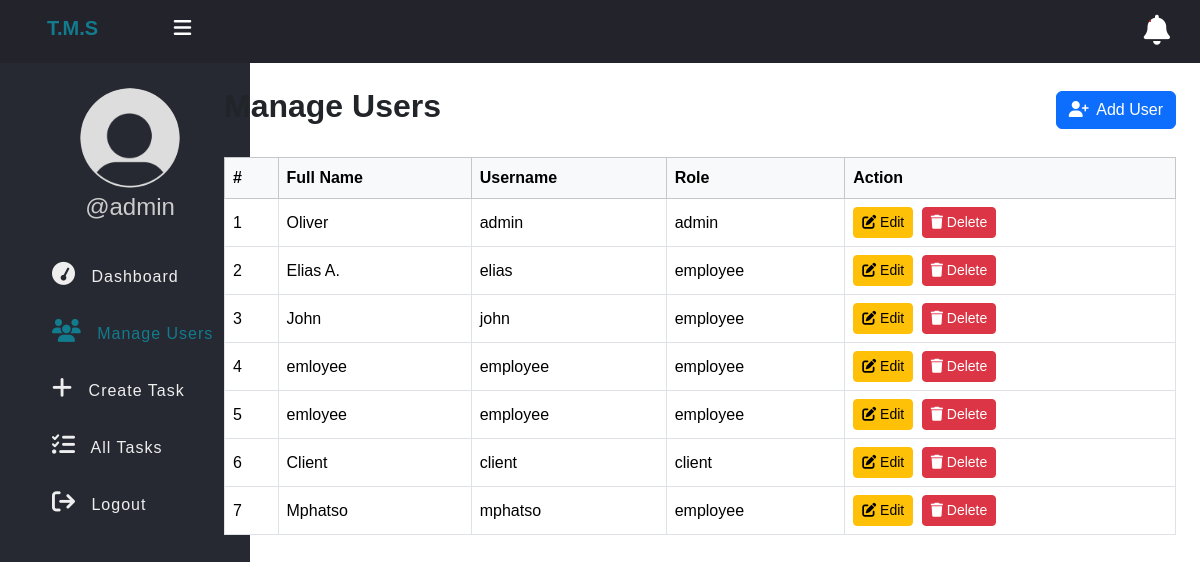
Page /user.php (signed in) on the earlier database version.
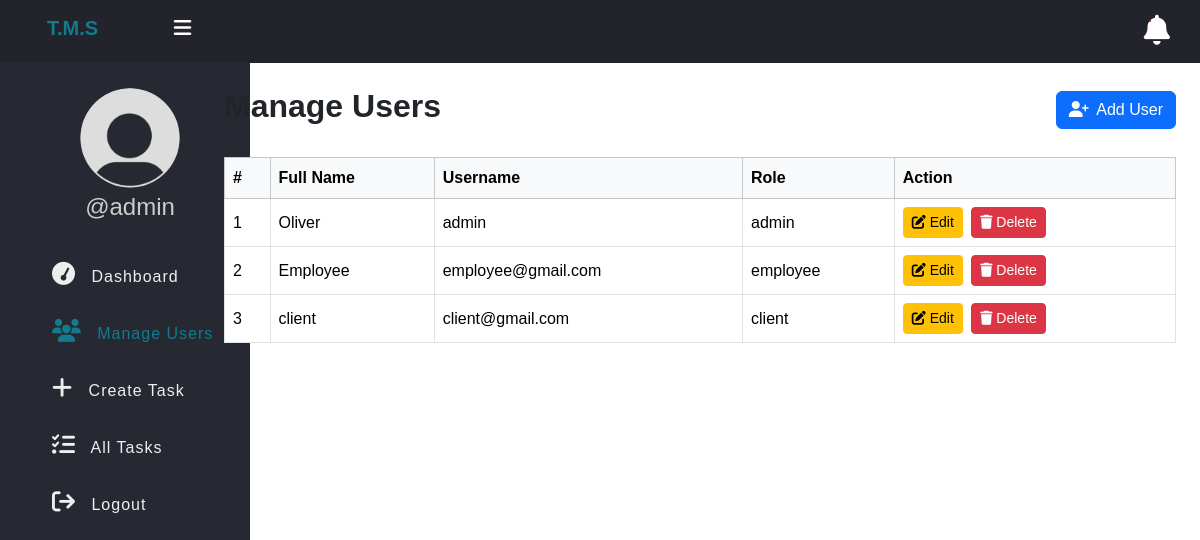
Same page on the later database version.
### tables this page shows
CREATE TABLE `users` (
  `id` int(11) NOT NULL,
  `full_name` varchar(50) NOT NULL,
  `username` varchar(50) NOT NULL,
  `password` varchar(255) NOT NULL,
  `role` enum('admin','employee','client') NOT NULL,
  `created_at` timestamp NOT NULL DEFAULT current_timestamp()
);

### app/Model/User.php (called while the page is built, shortened)
<?php
function get_all_users($conn, $role = null)
{
    $sql = "SELECT * FROM users";
    if ($role) {
        $sql .= " WHERE role = ?";
        $stmt = $conn->prepare($sql);
        $stmt->execute([$role]);
    } else {
        $sql .= " WHERE role IN (?, ?, ?)";
        $stmt = $conn->prepare($sql);
        $stmt->execute(["admin", "employee", "client"]);
    }
    if ($stmt->rowCount() > 0) {
        return $stmt->fetchAll();
    } else {
        return 0;
    }
}

### user.php (the view, shortened to what this page needs)
<?php
if (isset($_SESSION['role'], $_SESSION['id']) && $_SESSION['role'] === "admin") {
    include "DB_connection.php";
    include "app/Model/User.php";
    $users = get_all_users($conn);
?>
<!DOCTYPE html>
<html lang="en">
<head>
    <link href="https://cdn.jsdelivr.net/npm/bootstrap@5.3.2/dist/css/bootstrap.min.css" rel="stylesheet">
    <link href="https://cdnjs.cloudflare.com/ajax/libs/font-awesome/6.5.0/css/all.min.css" rel="stylesheet">
    <link rel="stylesheet" href="css/style.css">
</head>
<body>
    <?php include "inc/header.php"; ?>
    <div class="container-fluid">
        <div class="row">
            <div class="col-md-2 p-0 bg-light">
                <?php include "inc/nav.php"; ?>
            </div>
            <div class="col-md-10 p-4">
                <div class="d-flex justify-content-between align-items-center mb-4">
                    <h2><strong>Manage Users</strong></h2>
                    <a href="add-user.php" class="btn btn-primary">
                        <i class="fa fa-user-plus me-1"></i> Add User
                    </a>
                </div>
                <?php if ($users && count($users) > 0): ?>
                    <div class="table-responsive">
                        <table class="table table-bordered table-hover align-middle">
                            <thead class="table-light">
                                <tr>
                                    <th>#</th>
                                    <th>Full Name</th>
                                    <th>Username</th>
                                    <th>Role</th>
                                    <th>Action</th>
                                </tr>
                            </thead>
                            <tbody>
                                <?php $i = 0; foreach ($users as $user): ?>
                                    <tr>
                                        <td><?= ++$i ?></td>
                                        <td><?= htmlspecialchars($user['full_name']) ?></td>
                                        <td><?= htmlspecialchars($user['username']) ?></td>
                                        <td><?= htmlspecialchars($user['role']) ?></td>
                                        <td>
                                            <a href="edit-user.php?id=<?= $user['id'] ?>" class="btn btn-sm btn-warning me-1">
                                                <i class="fa fa-edit"></i> Edit
                                            </a>
                                            <a href="delete-user.php?id=<?= $user['id'] ?>" class="btn btn-sm btn-danger" onclick="return confirm('Delete this user permanently?');">
                                                <i class="fa fa-trash"></i> Delete
                                            </a>
                                        </td>
                                    </tr>
                                <?php endforeach; ?>
                            </tbody>
                        </table>
                    </div>
                <?php else: ?>
                    <div class="alert alert-info">No users found.</div>
                <?php endif; ?>
            </div>
        </div>
    </div>
</body>
</html>
<?php
} else {
    $_SESSION['error'] = "Please log in first.";
    header("Location: login.php");
    exit();
}
?>

### inc/header.php (shortened to what this page needs)
<header class="header">
	<h2 class="u-name"><b>T.M.S</b>
		<label for="checkbox">
			<i id="navbtn" class="fa fa-bars" aria-hidden="true"></i>
		</label>
	</h2>
	<span class="notification" id="notificationBtn">
		<i class="fa fa-bell" aria-hidden="true"></i>
		<span id="notificationNum"></span>
	</span>
</header>

### inc/nav.php (shortened to what this page needs)
<nav class="side-bar">
    <div class="user-p">
        <img src="img/user.png">
        <h4>@<?= $_SESSION['username'] ?></h4>
    </div>
    <?php
    if ($_SESSION['role'] == "employee") {
    ?>
    <ul id="navList">
        <li>
            <a href="index.php">
                <i class="fa fa-tachometer" aria-hidden="true"></i>
                <span>Dashboard</span>
            </a>
        </li>
        <li>
            <a href="my_task.php">
                <i class="fa fa-tasks" aria-hidden="true"></i>
                <span>My Task</span>
            </a>
        </li>
        <li>
            <a href="profile.php">
                <i class="fa fa-user" aria-hidden="true"></i>
                <span>Profile</span>
            </a>
        </li>
        <li>
            <a href="notifications.php">
                <i class="fa fa-bell" aria-hidden="true"></i>
                <span>Notifications</span>
            </a>
        </li>
        <li>
            <a href="logout.php">
                <i class="fa fa-sign-out" aria-hidden="true"></i>
                <span>Logout</span>
            </a>
        </li>
    </ul>
    <?php
    } else { ?>
    <ul id="navList">
        <li>
            <a href="index.php">
                <i class="fa fa-tachometer" aria-hidden="true"></i>
                <span>Dashboard</span>
            </a>
        </li>
        <li>
            <a href="user.php">
                <i class="fa fa-users" aria-hidden="true"></i>
                <span>Manage Users</span>
            </a>
        </li>
        <li>
            <a href="create_task.php">
                <i class="fa fa-plus" aria-hidden="true"></i>
                <span>Create Task</span>
            </a>
        </li>
        <li>
            <a href="tasks.php">
                <i class="fa fa-tasks" aria-hidden="true"></i>
                <span>All Tasks</span>
            </a>
        </li>
        <li>
            <a href="logout.php">
                <i class="fa fa-sign-out" aria-hidden="true"></i>
                <span>Logout</span>
            </a>
        </li>
    </ul>
    <?php } ?>
</nav>

### css/style.css (style rules this page uses)
* { padding: 0; margin: 0; box-sizing: border-box; font-family: arial, sans-serif; }
.header { display: flex; justify-content: space-between; align-items: center; padding: 15px 30px; background: #23242b; color: #fff; }
.u-name { font-size: 20px; padding-left: 17px; }
.u-name b { color: #127b8e; }
.header i { font-size: 30px; cursor: pointer; color: #fff; }
.header .notification { position: relative; cursor: pointer; }
.header .notification span { position: absolute; top: 5px; left: 5px; background: #C80000; padding: 1px; border-radius: 50%; }
.user-p { text-align: center; padding-left: 10px; padding-top: 25px; }
.user-p img { width: 100px; border-radius: 50%; }
.user-p h4 { color: #ccc; padding: 5px 0; }
.side-bar { width: 250px; background: #262931; min-height: 100vh; transition: 500ms width; }
.side-bar ul { margin-top: 20px; list-style: none; }
.side-bar ul li { font-size: 16px; padding: 15px 0px; padding-left: 20px; transition: 500ms background; white-space: nowrap; overflow: hidden; text-overflow: ellipsis; }
.side-bar ul li a { text-decoration: none; color: #eee; cursor: pointer; letter-spacing: 1px; }
.side-bar .active a { color: #127b8e !important; }
.side-bar .active a i { color: #127b8e !important; }
.side-bar ul li a i { display: inline-block; padding-right: 10px; font-size: 23px; }
#navbtn { display: inline-block; margin-left: 70px; font-size: 20px; transition: 500ms color; }

Differences in the rows shown:
removed users: full_name "Elias A.", username "elias", role "employee"
removed users: full_name "John", username "john", role "employee"
removed users: full_name "emloyee", username "employee", role "employee"
removed users: full_name "emloyee", username "employee", role "employee"
removed users: full_name "Client", username "client", role "client"
removed users: full_name "Mphatso", username "mphatso", role "employee"
added users: full_name "Employee", username "employee@gmail.com", role "employee"
added users: full_name "client", username "client@gmail.com", role "client"
